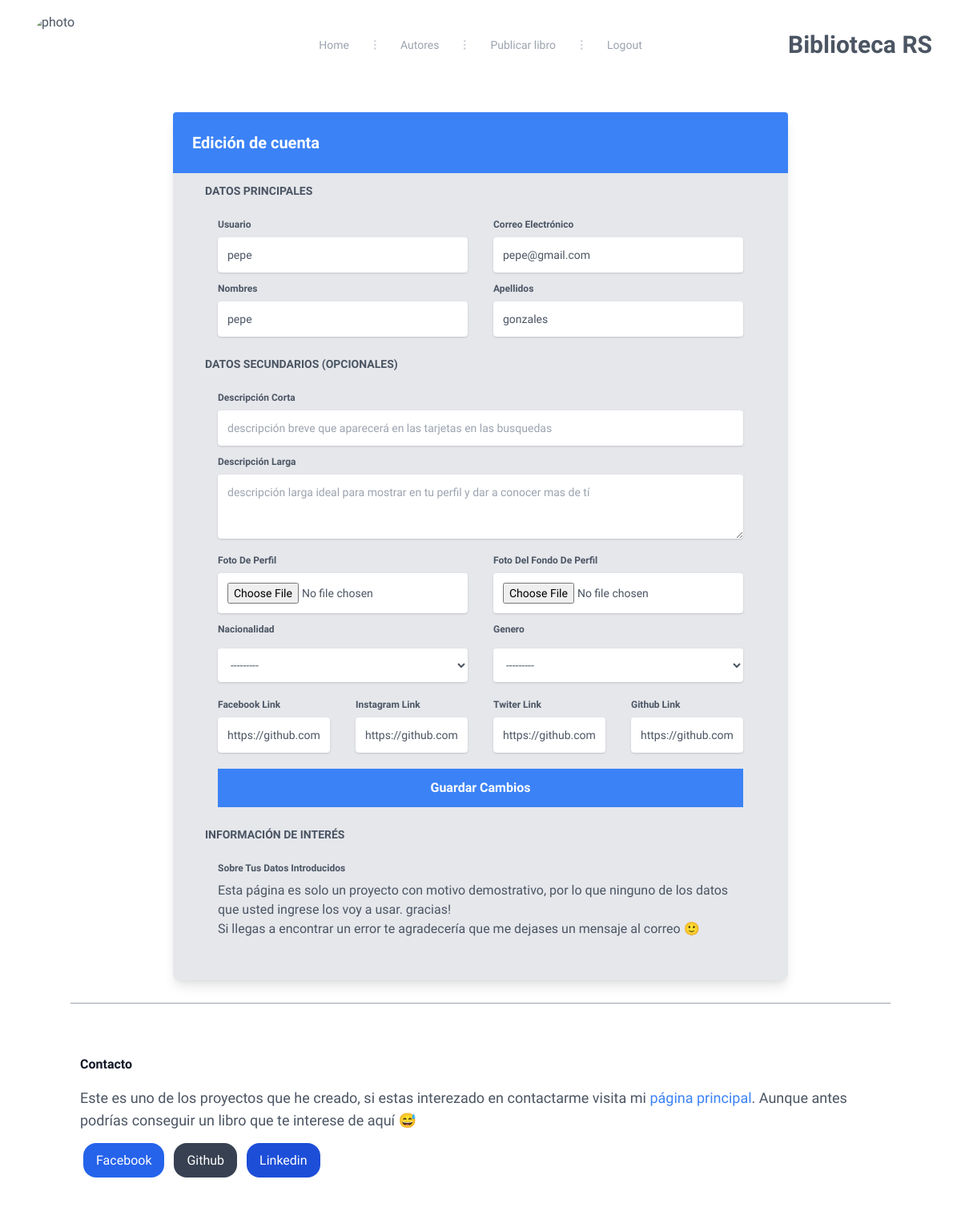
The page /author/edit/pepe (signed in) on the database as committed earlier.
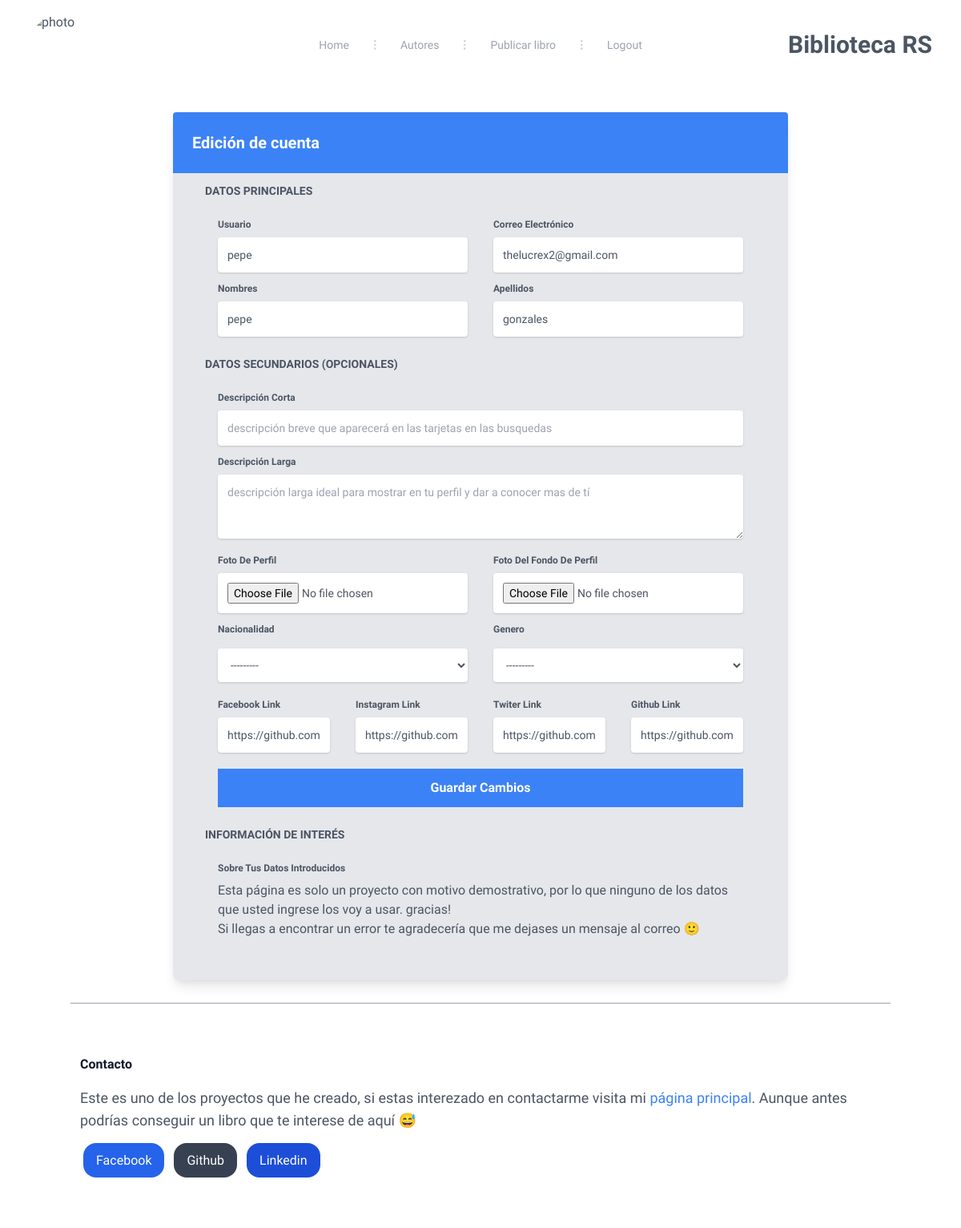
The same page on the database as committed later.
### apps/author/models.py (models this page shows, shortened)
class Author(AbstractBaseUser):
    username = models.CharField("Username", unique=True, max_length = 100)
    email = models.EmailField("Email", unique=True, max_length = 100, blank=False, null=False)
    first_name = models.CharField(max_length=100, null=False, blank=False)
    last_name = models.CharField(max_length=100, null=False, blank=False)
    photo = models.ImageField("Photo of the author", upload_to="authors_img", null=True, blank=True)
    background_photo = models.ImageField("background photo of the profile author", upload_to="authors_back_img", null=True, blank=True)
    description = models.CharField("Author's description", max_length=255, null=True, blank=True)
    big_description = models.TextField("big description", null=True, blank=True)
    nationality = models.CharField("Author's nationality", max_length=3, choices=COUNTRIES, null=True, blank=True)
    sex = models.CharField("Gender", max_length=3, choices=SEX, null=True, blank=True)
    facebook = models.URLField("facebook link", null=True, blank=True)
    twiter = models.URLField("facebook link", null=True, blank=True)
    instagram = models.URLField("facebook link", null=True, blank=True)
    github = models.URLField("facebook link", null=True, blank=True)
    is_admin = models.BooleanField(default=False)
    is_active = models.BooleanField(default=True)
    objects = AuthorManager()
    USERNAME_FIELD = "username"
    REQUIRED_FIELDS = ["first_name", "email"]
    class Meta:
        verbose_name = 'Autor'
        verbose_name_plural = 'Autors'

### apps/author/views.py (the view, shortened to what this page needs)
# urls.py: path('edit/<str:username>', AuthorEditView.as_view(), name='edit_author'),
class AuthorEditView(View):
    model = Author
    form_class = AuthorUpdateForm
    template_name = "author/edit_author.html"
    def get(self, request, username, *args, **kwargs):
        user = self.model.objects.get(username=username)
        form = self.form_class(instance = user)
        if username != request.user.username:
            return render(request, "400.html", {"message":"no puedes editar los datos de otro usuario"})
        context = {
            "form": form
        }
        return render(request, self.template_name, context)

### templates/author/edit_author.html (shortened to what this page needs)
{% extends 'index.html' %}
{% block section %}
<section class=" py-1 bg-blueGray-50">
  <div class="w-full lg:w-8/12 px-4 mx-auto mt-6">
    <div class="relative flex flex-col min-w-0 break-words w-full mb-6 shadow-lg rounded-lg bg-gray-200 border-0">
      <div class="rounded-t bg-blue-500 mb-0 px-6 py-6">
        <div class="text-center flex justify-between">
          <h1 class="text-white text-xl font-bold">
            Edición de cuenta
          </h1>
        </div>
      </div>
      <div class="flex-auto px-4 lg:px-10 py-10 pt-0">
        <form method="POST" enctype="multipart/form-data">
          <h6 class="text-blueGray-400 text-sm mt-3 mb-6 font-bold uppercase">
            datos Principales
          </h6>
          <div class="flex flex-wrap">
            <div class="w-full lg:w-6/12 px-4">
              <div class="relative w-full mb-3">
                <label class="block capitalize text-blueGray-600 text-xs font-bold mb-2" >
                  usuario
                </label>
                {{form.username}}
              </div>
            </div>
            <div class="w-full lg:w-6/12 px-4">
              <div class="relative w-full mb-3">
                <label class="block capitalize text-blueGray-600 text-xs font-bold mb-2" >
                  correo electrónico
                </label>
                {{form.email}}
              </div>
            </div>
            <div class="w-full lg:w-6/12 px-4">
              <div class="relative w-full mb-3">
                <label class="block capitalize text-blueGray-600 text-xs font-bold mb-2" >
                  nombres
                </label>
                {{form.first_name}}
              </div>
            </div>
            <div class="w-full lg:w-6/12 px-4">
              <div class="relative w-full mb-3">
                <label class="block capitalize text-blueGray-600 text-xs font-bold mb-2">
                  apellidos
                </label>
                {{form.last_name}}
              </div>
            </div>
          <h6 class="text-blueGray-400 text-sm mt-3 mb-6 font-bold uppercase">
            datos secundarios (opcionales)
          </h6>
          <div class="flex flex-wrap">
            <div class="w-full lg:w-12/12 px-4">
              <div class="relative w-full mb-3">
                <label class="block capitalize text-blueGray-600 text-xs font-bold mb-2" >
                  descripción corta
                </label>
                {{form.description}}
              </div>
            </div>
            <div class="w-full lg:w-12/12 px-4">
              <div class="relative w-full mb-3">
                <label class="block capitalize text-blueGray-600 text-xs font-bold mb-2" >
                  descripción larga
                </label>
                {{form.big_description}}
              </div>
            </div>
            <div class="w-full lg:w-6/12 px-4">
              <div class="relative w-full mb-3">
                <label class="block capitalize text-blueGray-600 text-xs font-bold mb-2" >
                  foto de perfil
                </label>
                {{form.photo}}
              </div>
            </div>
            <div class="w-full lg:w-6/12 px-4">
              <div class="relative w-full mb-3">
                <label class="block capitalize text-blueGray-600 text-xs font-bold mb-2" >
                  Foto del fondo de perfil
                </label>
                {{form.background_photo}}
              </div>
            </div>
            <div class="w-full lg:w-6/12 px-4">
              <div class="relative w-full mb-5">
                <label class="block capitalize text-blueGray-600 text-xs font-bold mb-4" >
                  nacionalidad
                </label>
                {{form.nationality}}
              </div>
            </div>
            <div class="w-full lg:w-6/12 px-4">
              <div class="relative w-full mb-5">
                <label class="block capitalize text-blueGray-600 text-xs font-bold mb-4" >
                  genero
                </label>
                {{form.sex}}
              </div>
            </div>
          </div>
          <div class="w-full lg:w-3/12 px-4">
            <div class="relative w-full mb-3">
              <label class="block capitalize text-blueGray-600 text-xs font-bold mb-2" >
                Facebook link
              </label>
              <input type="text" name="facebook" value="{{form.facebook.value}}" minlength="12" class="border-0 px-3 py-3 placeholder-blueGray-300 text-blueGray-600 bg-white rounded text-sm shadow focus:outline-none focus:ring w-full ease-linear transition-all duration-150">
            </div>
          </div>
          <div class="w-full lg:w-3/12 px-4">
            <div class="relative w-full mb-3">
              <label class="block capitalize text-blueGray-600 text-xs font-bold mb-2" >
                Instagram link
              </label>
              <input type="text" name="instagram" value="{{form.instagram.value}}" minlength="12" class="border-0 px-3 py-3 placeholder-blueGray-300 text-blueGray-600 bg-white rounded text-sm shadow focus:outline-none focus:ring w-full ease-linear transition-all duration-150">
            </div>
          </div>
          <div class="w-full lg:w-3/12 px-4">
            <div class="relative w-full mb-3">
              <label class="block capitalize text-blueGray-600 text-xs font-bold mb-2" >
                Twiter link
              </label>
              <input type="text" name="twiter" value="{{form.twiter.value}}" minlength="12" class="border-0 px-3 py-3 placeholder-blueGray-300 text-blueGray-600 bg-white rounded text-sm shadow focus:outline-none focus:ring w-full ease-linear transition-all duration-150">
            </div>
          </div>
          <div class="w-full lg:w-3/12 px-4">
            <div class="relative w-full mb-3">
              <label class="block capitalize text-blueGray-600 text-xs font-bold mb-2" >
                Github link
              </label>
              <input type="text" name="github" value="{{form.github.value}}" minlength="12" class="border-0 px-3 py-3 placeholder-blueGray-300 text-blueGray-600 bg-white rounded text-sm shadow focus:outline-none focus:ring w-full ease-linear transition-all duration-150">
            </div>
          </div>
          <div class="w-full lg:w-12/12 px-4">
            <div class="relative w-full mb-3">
              <button type="submit" class="block capitalize mx-auto w-full  p-3 bg-blue-500 text-white text-base font-bold my-2 mb-2 hover:bg-blue-600">
                Guardar cambios
              </button>
            </div>
          </div>
          <h6 class="text-blueGray-400 text-sm mt-3 mb-6 font-bold uppercase">
            información de interés
          </h6>
          <div class="flex flex-wrap">
            <div class="w-full lg:w-12/12 px-4">
              <div class="relative w-full mb-3">
                <label class="block capitalize text-blueGray-600 text-xs font-bold mb-2" htmlfor="grid-password">
                  sobre tus datos introducidos
                </label>
                <p>Esta página es solo un proyecto con motivo demostrativo, por lo que ninguno de los datos que usted ingrese los voy a usar. gracias!</p>
                <p>Si llegas a encontrar un error te agradecería que me dejases un mensaje al correo &#128578;</p>
              </div>
            </div>
          </div>
        </form>
      </div>
    </div>
      </div>
  </section>
{% endblock section %}

### templates/index.html (shortened to what this page needs)
{% load static %}
<!DOCTYPE html>
<html lang="en">
<head>
    <link href="https://unpkg.com/tailwindcss/dist/tailwind.min.css" rel="stylesheet">
</head>
<body class="bg-white text-gray-600 work-sans leading-normal text-base tracking-normal">
{% block nav %}
    <nav class="relative px-4 py-4 flex justify-between items-center bg-white mx-5">
        {% if user.is_authenticated %}
            {% if request.user.photo %}
                <a href="{% url 'detail_author' request.user.username %}">
                    <img class="object-center object-cover rounded-full h-20 w-20" src="{{ request.user.photo.url }}" alt="photo">
                </a>
            {% else %}
                <a href="{% url 'detail_author' request.user.username %}">
                    <img class="object-center object-cover rounded-full h-20 w-20" src="https://as2.ftcdn.net/v2/jpg/00/65/77/27/500_F_65772719_A1UV5kLi5nCEWI0BNLLiFaBPEkUbv5Fv.jpg" alt="photo">
                </a>
            {% endif %}
        {% endif %}
		<a class="text-3xl font-bold leading-none" href="{% url 'index' %}">
			<p>Biblioteca RS</p>
		</a>
		<ul class="hidden absolute top-1/2 left-1/2 transform -translate-y-1/2 -translate-x-1/2 lg:flex lg:mx-auto lg:flex lg:items-center lg:w-auto lg:space-x-6">
			<li><a class="text-sm text-gray-400 hover:text-gray-500" href="{% url 'index' %}">Home</a></li>
			<li class="text-gray-300">
				<svg xmlns="http://www.w3.org/2000/svg" fill="none" stroke="currentColor" class="w-4 h-4 current-fill" viewBox="0 0 24 24">
					<path stroke-linecap="round" stroke-linejoin="round" stroke-width="2" d="M12 5v0m0 7v0m0 7v0m0-13a1 1 0 110-2 1 1 0 010 2zm0 7a1 1 0 110-2 1 1 0 010 2zm0 7a1 1 0 110-2 1 1 0 010 2z" />
				</svg>
			</li>
			<li><a class="text-sm text-gray-400 hover:text-gray-500" href="{% url 'list_author' %}">Autores</a></li>
			<li class="text-gray-300">
				<svg xmlns="http://www.w3.org/2000/svg" fill="none" stroke="currentColor" class="w-4 h-4 current-fill" viewBox="0 0 24 24">
					<path stroke-linecap="round" stroke-linejoin="round" stroke-width="2" d="M12 5v0m0 7v0m0 7v0m0-13a1 1 0 110-2 1 1 0 010 2zm0 7a1 1 0 110-2 1 1 0 010 2zm0 7a1 1 0 110-2 1 1 0 010 2z" />
				</svg>
			</li>
			<li><a class="text-sm text-gray-400 hover:text-gray-500" href="{% url 'create_book' %}">Publicar libro</a></li>
            {% if user.is_authenticated %}
                <li class="text-gray-300">
                    <svg xmlns="http://www.w3.org/2000/svg" fill="none" stroke="currentColor" class="w-4 h-4 current-fill" viewBox="0 0 24 24">
                        <path stroke-linecap="round" stroke-linejoin="round" stroke-width="2" d="M12 5v0m0 7v0m0 7v0m0-13a1 1 0 110-2 1 1 0 010 2zm0 7a1 1 0 110-2 1 1 0 010 2zm0 7a1 1 0 110-2 1 1 0 010 2z" />
                    </svg>
                </li>
                <li><a class="text-sm text-gray-400 hover:text-gray-500" href="{% url 'logout' %}">Logout</a></li>
            {% endif %}
		</ul>
	</nav>
{% endblock nav %}
{% block section %}{% endblock section %}
{% block footer %}
    <footer class="container mx-auto bg-white py-8 border-t border-gray-400">
        <div class="container flex px-3 py-8 ">
            <div class="w-full mx-auto flex flex-wrap">
                <div class="flex w-full lg:w-2/2 ">
                    <div class="px-3 md:px-0">
                        <h3 class="font-bold text-gray-900">Contacto</h3>
                        <p class="py-4 lg:text-lg">
                            Este es uno de los proyectos que he creado, si estas interezado en contactarme visita mi <a class="text-blue-500" href="https://antoinemanuel.herokuapp.com/">página principal</a>. Aunque antes podrías conseguir un libro que te interese de aquí &#128517;
                        </p>
                    </div>
                </div>
                <div class="flex w-full lg:w-1/2 ">
                    <div class="px-3 md:px-0 my-2 ">
                        <a href="https://www.facebook.com/antoine.manuelgutierrez" target="_BLANCK" class="text-white bg-blue-600 py-3 rounded-2xl mx-1 px-4">Facebook</a>
                        <a href="https://github.com/antoine1238" target="_BLANCK" class="text-white bg-gray-700 py-3 rounded-2xl mx-1 px-4">Github</a>
                        <a href="https://www.linkedin.com/in/antoine-manuel-5a28b7197/" target="_BLANCK" class="text-white bg-blue-700 py-3 rounded-2xl mx-1 px-4">Linkedin</a>
                    </div>
                </div>
            </div>
        </div>
    </footer>
{% endblock footer %}
</body>
</html>

### templates/index.html (style rules this page uses)
.work-sans { font-family: 'Work Sans', sans-serif; }

Rows that differ between the two databases and show on the page:
changed Author "pepe": email "pepe@gmail.com" → "thelucrex2@gmail.com"
